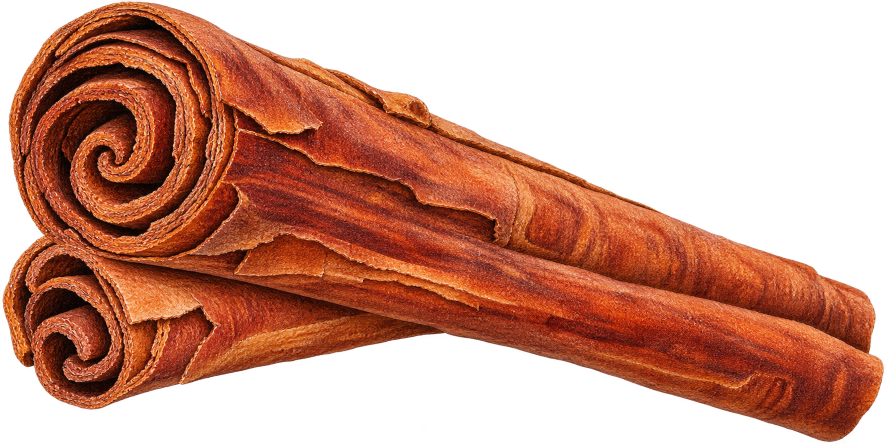
#> input picture maps/day19-smell/assets/cinnamon.png, 1774 x 887 px (shown at 1/2 size)
$ python render.py
#> lines starting #> are read from the running program, lines starting #| are printed output that depends on the picture
"""Render the Day 19 poster from public elevation and coastline data."""

import hashlib
import json
from pathlib import Path
from urllib.request import urlopen

import matplotlib
matplotlib.use("Agg")
import matplotlib.pyplot as plt
from matplotlib import patheffects
from matplotlib.colors import to_rgb
from matplotlib.lines import Line2D
from matplotlib.path import Path as PolygonPath
import numpy as np
from PIL import Image, ImageFilter, ImageOps
from pyproj import Transformer
import rasterio
from rasterio.transform import from_origin
from rasterio.warp import Resampling, reproject

DAY = Path(__file__).resolve().parent
CACHE = DAY.parents[1] / "data/raw/day19-smell"
DEM_HOST = "https://copernicus-dem-30m.s3.amazonaws.com"
DEM_TILES = {
    "S02": "536a97d629f02e6169a1a0993e30981544aabbba64e2b430a35de5dbacec019a",
    "S03": "409a6a4223471c93f6ea968b2aa3bea25b6af43d95ddb51edb59715f1c38218f",
}
LAND = "ne_10m_land.geojson"
LAND_URL = f"https://raw.githubusercontent.com/nvkelso/natural-earth-vector/v5.1.2/geojson/{LAND}"
LAND_HASH = "1ac90796408bc6ad6911d69448485d3c4dbf2190370080368a09976e1c9f7416"
CRS = "EPSG:32747"
WEST, EAST, SOUTH, NORTH = 724000, 799000, 9744000, 9820000
CELL = 50
PAPER, INK, RUST = "#f8f1e3", "#362218", "#9c3f26"
SERIF = "STIXGeneral"
CULTIVATION = "#753620"
BAND_COLOR = "#c28561"
BAND_ALPHA = 0.18
STUDY_ELEVATION = (1000, 1500)
SUMMIT = (101.264, -1.697)
VILLAGES = (
    ("Pungut", 101.461833, -2.020972, (10, 7), "left"),
    ("Renah Kayu Embun", 101.3993, -2.1589, (-10, 12), "right"),
    ("Lempur", 101.535356, -2.089992, (10, -3), "left"),
)


# Lizawati et al. (2018), Table 1. GR 01 is also reported by the 2019 harvest study.
# Coordinates are degrees, minutes, seconds. RK S1 has ambiguous latitude and is omitted.
CULTIVATION_SITES = (
    ("GR 01", (2, 16, 42.8), (101, 33, 40.1)),
    ("RK S2", (2, 9, 38.9), (101, 23, 32.3)),
    ("PH S1", (2, 1, 15.5), (101, 27, 42.6)),
    ("SL S1", (1, 55, 27.0), (101, 19, 12.4)),
    ("KA S1", (1, 49, 53.8), (101, 15, 39.5)),
    ("KA S2", (1, 46, 0.0), (101, 18, 2.6)),
)


# [5 lines left out: function decimal_degrees, not called in this run]


def study_band(elevation):
    low, high = STUDY_ELEVATION
    return (elevation >= low) & (elevation <= high)


def source_file(name, url, expected):
    CACHE.mkdir(parents=True, exist_ok=True)
    path = CACHE / name
    if path.is_file() and hashlib.sha256(path.read_bytes()).hexdigest() == expected:
        return path
    with urlopen(url, timeout=90) as response:
        data = response.read()
    if hashlib.sha256(data).hexdigest() != expected:
        raise ValueError(f"Unexpected SHA-256 for {name}")
    path.write_bytes(data)
    return path


def terrain():
    shape = ((NORTH - SOUTH) // CELL, (EAST - WEST) // CELL)
    transform = from_origin(WEST, NORTH, CELL, CELL)
    elevation = np.full(shape, np.nan, dtype=np.float32)
    for latitude, checksum in DEM_TILES.items():
        tile = f"Copernicus_DSM_COG_10_{latitude}_00_E101_00_DEM"
        path = source_file(f"{tile}.tif", f"{DEM_HOST}/{tile}/{tile}.tif", checksum)
        with rasterio.open(path) as src:
            reproject(rasterio.band(src, 1), elevation, dst_crs=CRS,
                      dst_transform=transform, dst_nodata=np.nan, init_dest_nodata=False,
                      resampling=Resampling.bilinear)
    if not np.isfinite(elevation).all():
        raise ValueError("Elevation coverage is incomplete")
    print(f"DEM {shape[1]} × {shape[0]}, {elevation.min():.0f}–{elevation.max():.0f} m")
    return elevation


# [70 lines left out: functions relief, draw_terrain, not called in this run]


def draw_locator(fig):
    land = json.loads(source_file(LAND, LAND_URL, LAND_HASH).read_text())
    ax = fig.add_axes([0.071, 0.057, 0.177, 0.122])
    for feature in land["features"]:
        geometry = feature["geometry"]
        polygons = geometry["coordinates"]
        if geometry["type"] == "Polygon":
            polygons = [polygons]
        for polygon in polygons:
            ring = np.asarray(polygon[0])
            if ring[:, 0].max() < 94 or ring[:, 0].min() > 107:
                continue
            if ring[:, 1].max() < -7 or ring[:, 1].min() > 6.5:
                continue
            is_sumatra = PolygonPath(ring).contains_point((101.43, -2.03))
            ax.fill(*ring.T, color="#d9c5aa" if is_sumatra else "#eae0ce",
                    ec="#a4846b" if is_sumatra else "#c8b8a0", lw=0.32)
    ax.set(xlim=(94, 107), ylim=(-7, 6.5), aspect="equal")
    ax.axis("off")
    ax.scatter(101.43, -2.03, s=26, color=RUST, edgecolor=PAPER, linewidth=0.7, zorder=3)
    ax.text(101.86, -2.13, "Kerinci", size=8, color=INK, weight="semibold", va="center")
    ax.text(97.7, -2.9, "SUMATRA", size=7.7, color=INK, ha="center")


def draw_illustration(fig):
    art = fig.add_axes([0.609, 0.065, 0.333, 0.145], zorder=8)
    with Image.open(DAY / "assets/cinnamon.png") as source:
        illustration = source.convert("RGBA")
    pad = 32
    alpha = ImageOps.expand(illustration.getchannel("A"), border=pad)
    shadow = Image.new("RGBA", alpha.size, "#60432f")
    shadow.putalpha(alpha.filter(ImageFilter.GaussianBlur(13)).point(lambda a: round(a * 0.22)))
    canvas = Image.new("RGBA", (alpha.width + 8, alpha.height + 15))
    canvas.alpha_composite(shadow, (8, 15))
    canvas.alpha_composite(illustration, (pad, pad))
    art.imshow(np.asarray(canvas), interpolation="antialiased")
    art.axis("off")


def render():
    plt.rcParams.update({"font.family": "DejaVu Sans", "pdf.fonttype": 42})
    fig = plt.figure(figsize=(11, 15), facecolor=PAPER)
    fig.text(0.07, 0.957, "DAY 19  /  SENSES: SMELL", color=RUST, size=10, weight="semibold")
    fig.text(0.93, 0.957, "#30DayMapChallenge 2026", color=RUST, size=10, ha="right")
    fig.text(0.067, 0.892, "Where Cinnamon Grows", family=SERIF, size=66, color=INK)
    fig.text(0.072, 0.86, "The Kerinci Highlands, Sumatra", family=SERIF,
             style="italic", size=23, color="#79523b")
    fig.text(0.073, 0.840, "From mountain slopes to spice markets.", color=RUST, size=13)
    draw_terrain(fig, terrain())
#> (the call stopped at in terrain, `transform = from_origin(WEST, NORTH, CELL, CELL)`: rasterio is not available in this run)
    draw_locator(fig)
#> (the call stopped at in source_file, `with urlopen(url, timeout=90) as response:`: the network is not available in this run)

    fig.text(0.269, 0.169, "Cinnamon in the Highlands", color=INK, family=SERIF,
             size=21, va="center")
    fig.text(0.269, 0.147, "Study sites at 1,000–1,500 m elevation.", color=INK, size=12)
    band_swatch = ((1 - BAND_ALPHA) * np.asarray(to_rgb("#faf3e4"))
                   + BAND_ALPHA * np.asarray(to_rgb(BAND_COLOR)))
    for y, marker, color, label in (
        (0.126, "D", CULTIVATION, "Cultivated cinnamon · field records"),
        (0.106, "o", RUST, "Documented cinnamon study villages"),
        (0.086, "s", band_swatch, "Study elevation band (terrain only)"),
    ):
        fig.add_artist(Line2D([0.275], [y], marker=marker, markersize=8, color=color,
                              markeredgecolor="#a17961" if marker == "s" else PAPER,
                              transform=fig.transFigure))
        fig.text(0.290, y, label, color=INK, va="center", size=11.5)
    fig.text(0.269, 0.063, "100 m contours  /  Index contours every 500 m", color="#79523b", size=8)
    draw_illustration(fig)
#> in draw_illustration, source is the input picture: PIL image 1774x887 RGBA; mean R, G, B, A 92.1, 38.7, 21.1, 138.5
#> in draw_illustration, `alpha = ImageOps.expand(illustration.getchannel("A"), border=pad)`:
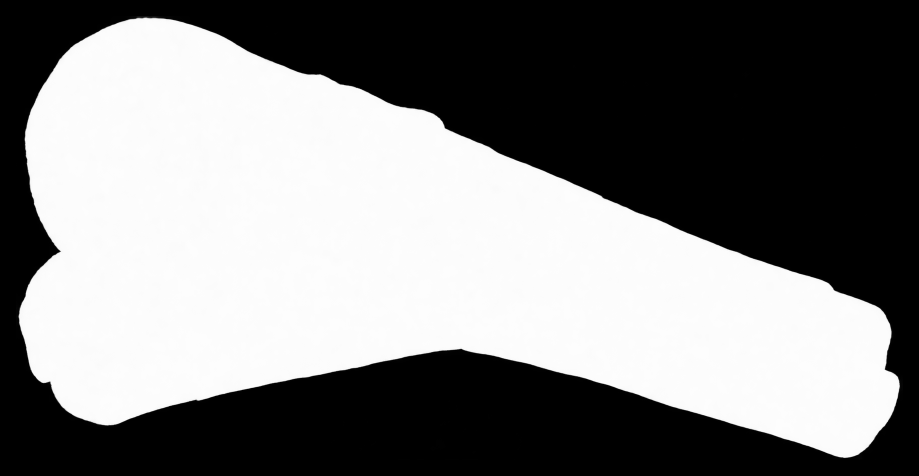
#> alpha: PIL image 1838x951 L (shown at 1/2 size); min 0, max 255, mean 124.7
#> in draw_illustration, `shadow = Image.new("RGBA", alpha.size, "#60432f")`:
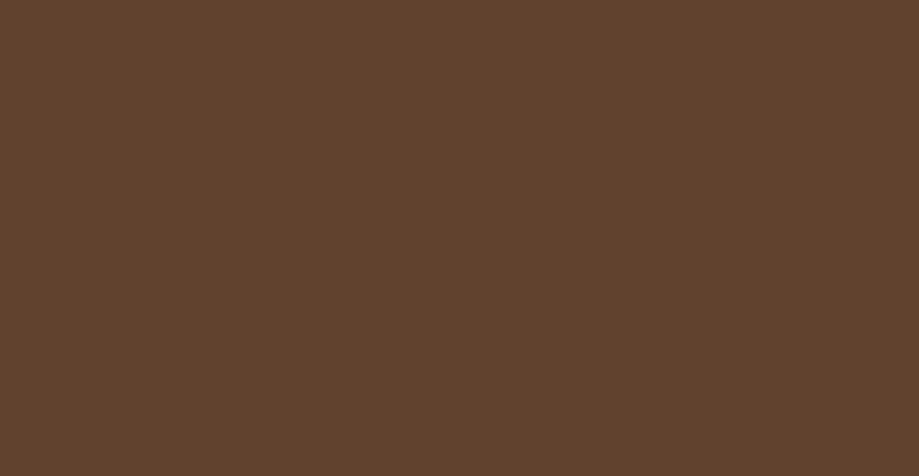
#> shadow: PIL image 1838x951 RGBA (shown at 1/2 size); mean R, G, B, A 96, 67, 47, 255
#> in draw_illustration, `shadow.putalpha(alpha.filter(ImageFilter.GaussianBlur(13)).point(lambd..`:
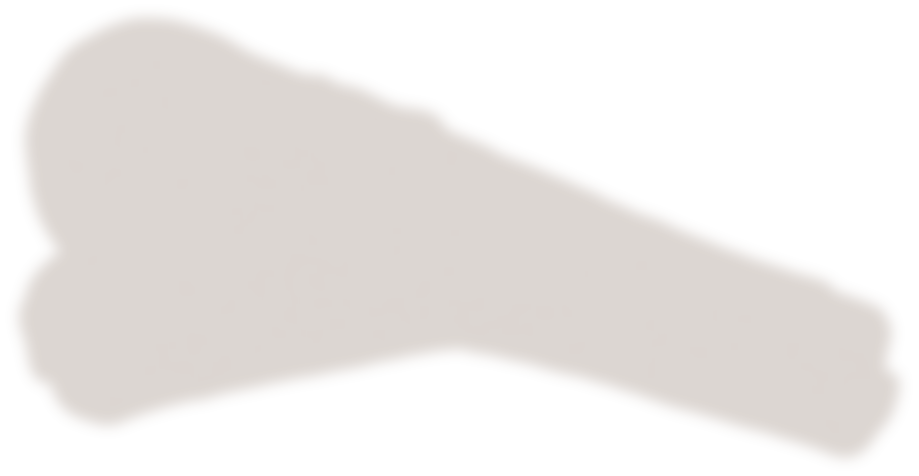
#> shadow: PIL image 1838x951 RGBA (shown at 1/2 size); mean R, G, B, A 96, 67, 47, 27.3; transparent parts drawn white
#> in draw_illustration, `canvas = Image.new("RGBA", (alpha.width + 8, alpha.height + 15))`: canvas: PIL image 1846x966 RGBA; every value is 0
#> in draw_illustration, `canvas.alpha_composite(illustration, (pad, pad))`:
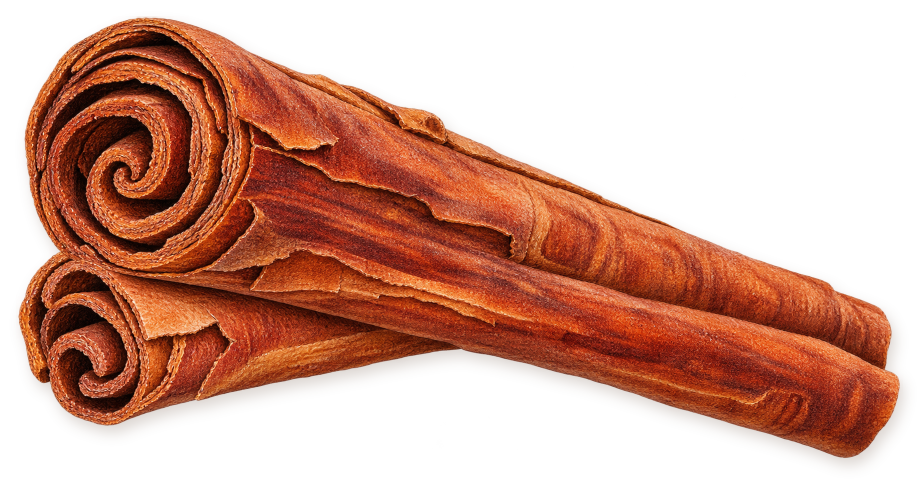
#> canvas: PIL image 1846x966 RGBA (shown at 1/2 size); mean R, G, B, A 86.5, 38.7, 21.9, 123.7; transparent parts drawn white

    fig.add_artist(Line2D([0.07, 0.93], [0.05, 0.05], lw=0.5, color="#b3967e",
                          transform=fig.transFigure))
    fig.text(0.07, 0.036, "Villages · Antony et al.   /   Cultivation · Lizawati et al. (2018), Table 1   /   Locator · Natural Earth",
             size=7.6, color=INK)
    fig.text(0.07, 0.016, "Produced using Copernicus WorldDEM-30 © DLR e.V. 2010–2014 and © Airbus Defence and Space GmbH 2014–2018\n"
             "provided under COPERNICUS by the European Union and ESA; all rights reserved.",
             size=6.6, color=INK, linespacing=1.4)
    output = DAY / "exports"
    output.mkdir(exist_ok=True)
    fig.savefig(output / "where-cinnamon-grows.png", dpi=360)
    fig.savefig(output / "where-cinnamon-grows.pdf", dpi=360, metadata={"Title": "Where Cinnamon Grows"})
    plt.close(fig)


if __name__ == "__main__":
    render()
